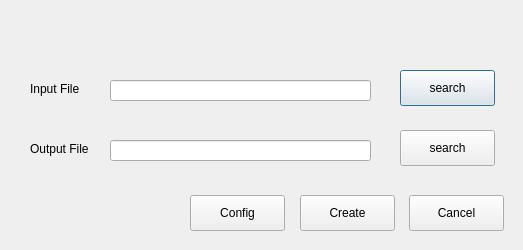
<?xml version="1.0" encoding="UTF-8"?>
<ui version="4.0">
 <class>Testbench_generator</class>
 <widget class="QDialog" name="Testbench_generator">
  <property name="geometry">
   <rect>
    <x>0</x>
    <y>0</y>
    <width>523</width>
    <height>250</height>
   </rect>
  </property>
  <property name="windowTitle">
   <string>Testbench Generator</string>
  </property>
  <widget class="QLabel" name="label_input">
   <property name="geometry">
    <rect>
     <x>30</x>
     <y>80</y>
     <width>60</width>
     <height>17</height>
    </rect>
   </property>
   <property name="text">
    <string>Input File</string>
   </property>
  </widget>
  <widget class="QLabel" name="label_output">
   <property name="geometry">
    <rect>
     <x>30</x>
     <y>140</y>
     <width>70</width>
     <height>17</height>
    </rect>
   </property>
   <property name="text">
    <string>Output File</string>
   </property>
  </widget>
  <widget class="QLineEdit" name="lineEdit_input">
   <property name="geometry">
    <rect>
     <x>110</x>
     <y>80</y>
     <width>261</width>
     <height>21</height>
    </rect>
   </property>
  </widget>
  <widget class="QLineEdit" name="lineEdit_output">
   <property name="geometry">
    <rect>
     <x>110</x>
     <y>140</y>
     <width>261</width>
     <height>21</height>
    </rect>
   </property>
  </widget>
  <widget class="QPushButton" name="pushButton_input">
   <property name="geometry">
    <rect>
     <x>400</x>
     <y>70</y>
     <width>95</width>
     <height>36</height>
    </rect>
   </property>
   <property name="text">
    <string>search</string>
   </property>
  </widget>
  <widget class="QPushButton" name="pushButton_output">
   <property name="geometry">
    <rect>
     <x>400</x>
     <y>130</y>
     <width>95</width>
     <height>36</height>
    </rect>
   </property>
   <property name="text">
    <string>search</string>
   </property>
  </widget>
  <widget class="QPushButton" name="pushButton_cancel">
   <property name="geometry">
    <rect>
     <x>409</x>
     <y>195</y>
     <width>95</width>
     <height>36</height>
    </rect>
   </property>
   <property name="text">
    <string>Cancel</string>
   </property>
  </widget>
  <widget class="QPushButton" name="pushButton_create">
   <property name="geometry">
    <rect>
     <x>300</x>
     <y>195</y>
     <width>95</width>
     <height>36</height>
    </rect>
   </property>
   <property name="text">
    <string>Create</string>
   </property>
  </widget>
  <widget class="QPushButton" name="pushButton_config">
   <property name="geometry">
    <rect>
     <x>190</x>
     <y>195</y>
     <width>95</width>
     <height>36</height>
    </rect>
   </property>
   <property name="text">
    <string>Config</string>
   </property>
  </widget>
 </widget>
 <resources/>
 <connections/>
</ui>
